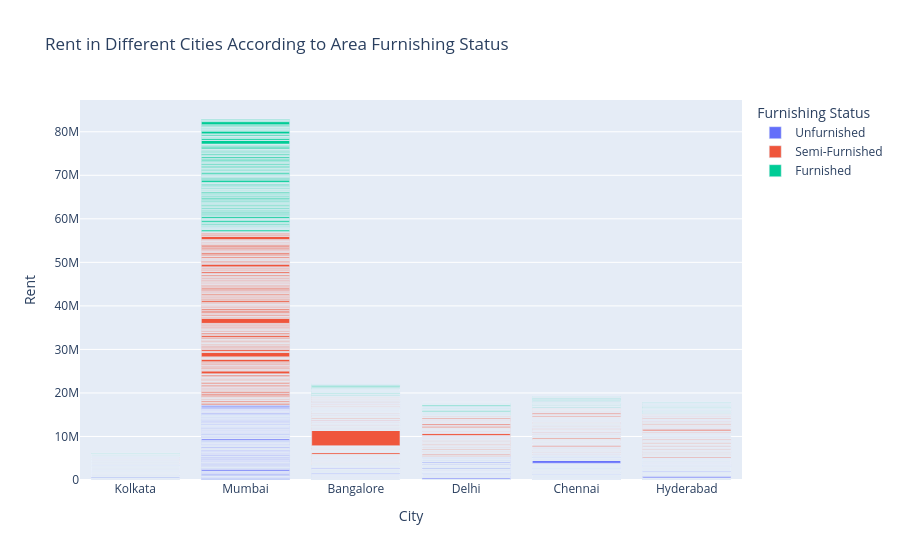

Notebook code cell kept with this figure:
### Markdown cell above
Rent in Different Cities According to Furnishing Status

### Code cell
figure = px.bar(rent_pred, x=rent_pred['City'],
                y=rent_pred['Rent'],
                color=rent_pred['Furnishing Status'],
                title="Rent in Different Cities According to Area Furnishing Status"
)

figure.show()

### Figure 1 — Plotly figure (JSON) as saved in the notebook; plotly's stock layout.template omitted (floating-point values rounded to 4 significant figures; data arrays with more than 128 entries replaced by an {"elided": "..."} marker saying what was removed)
{"data": [{"hovertemplate": "Furnishing Status=Unfurnished<br>City=%{x}<br>Rent=%{y}<extra></extra>", "legendgroup": "Unfurnished", "marker": {"color": "#636efa", "pattern": {"shape": ""}}, "name": "Unfurnished", "orientation": "v", "showlegend": true, "textposition": "auto", "type": "bar", "x": {"elided": "1815 str values"}, "xaxis": "x", "y": {"elided": "1815 int values"}, "yaxis": "y"}, {"hovertemplate": "Furnishing Status=Semi-Furnished<br>City=%{x}<br>Rent=%{y}<extra></extra>", "legendgroup": "Semi-Furnished", "marker": {"color": "#EF553B", "pattern": {"shape": ""}}, "name": "Semi-Furnished", "orientation": "v", "showlegend": true, "textposition": "auto", "type": "bar", "x": {"elided": "2251 str values"}, "xaxis": "x", "y": {"elided": "2251 int values"}, "yaxis": "y"}, {"hovertemplate": "Furnishing Status=Furnished<br>City=%{x}<br>Rent=%{y}<extra></extra>", "legendgroup": "Furnished", "marker": {"color": "#00cc96", "pattern": {"shape": ""}}, "name": "Furnished", "orientation": "v", "showlegend": true, "textposition": "auto", "type": "bar", "x": {"elided": "680 str values"}, "xaxis": "x", "y": {"elided": "680 int values"}, "yaxis": "y"}], "layout": {"barmode": "relative", "legend": {"title": {"text": "Furnishing Status"}, "tracegroupgap": 0}, "title": {"text": "Rent in Different Cities According to Area Furnishing Status"}, "xaxis": {"anchor": "y", "domain": [0, 1], "title": {"text": "City"}}, "yaxis": {"anchor": "x", "domain": [0, 1], "title": {"text": "Rent"}}}}
